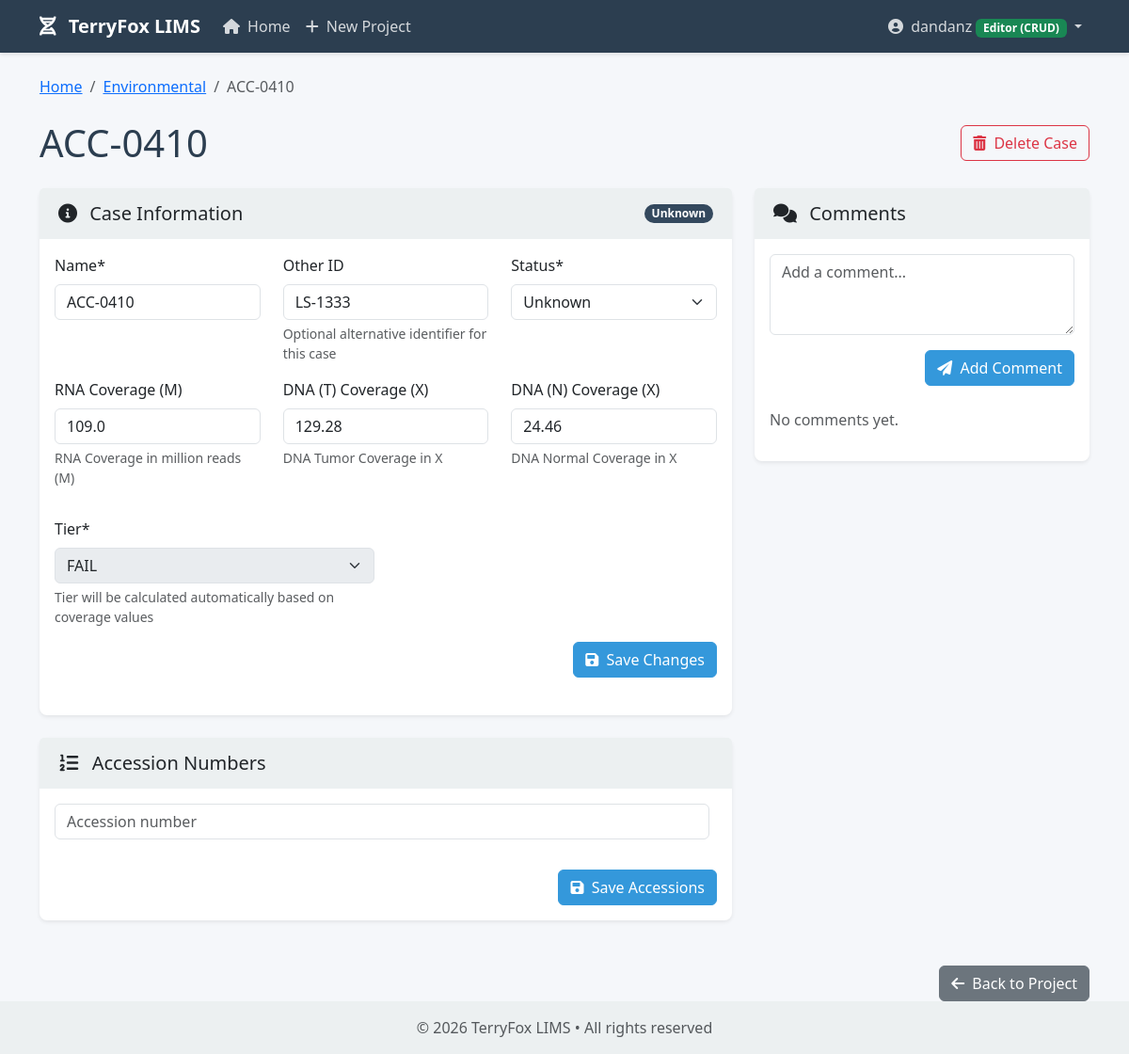
/cases/355/ (signed in), run on an earlier commit of the app's database.
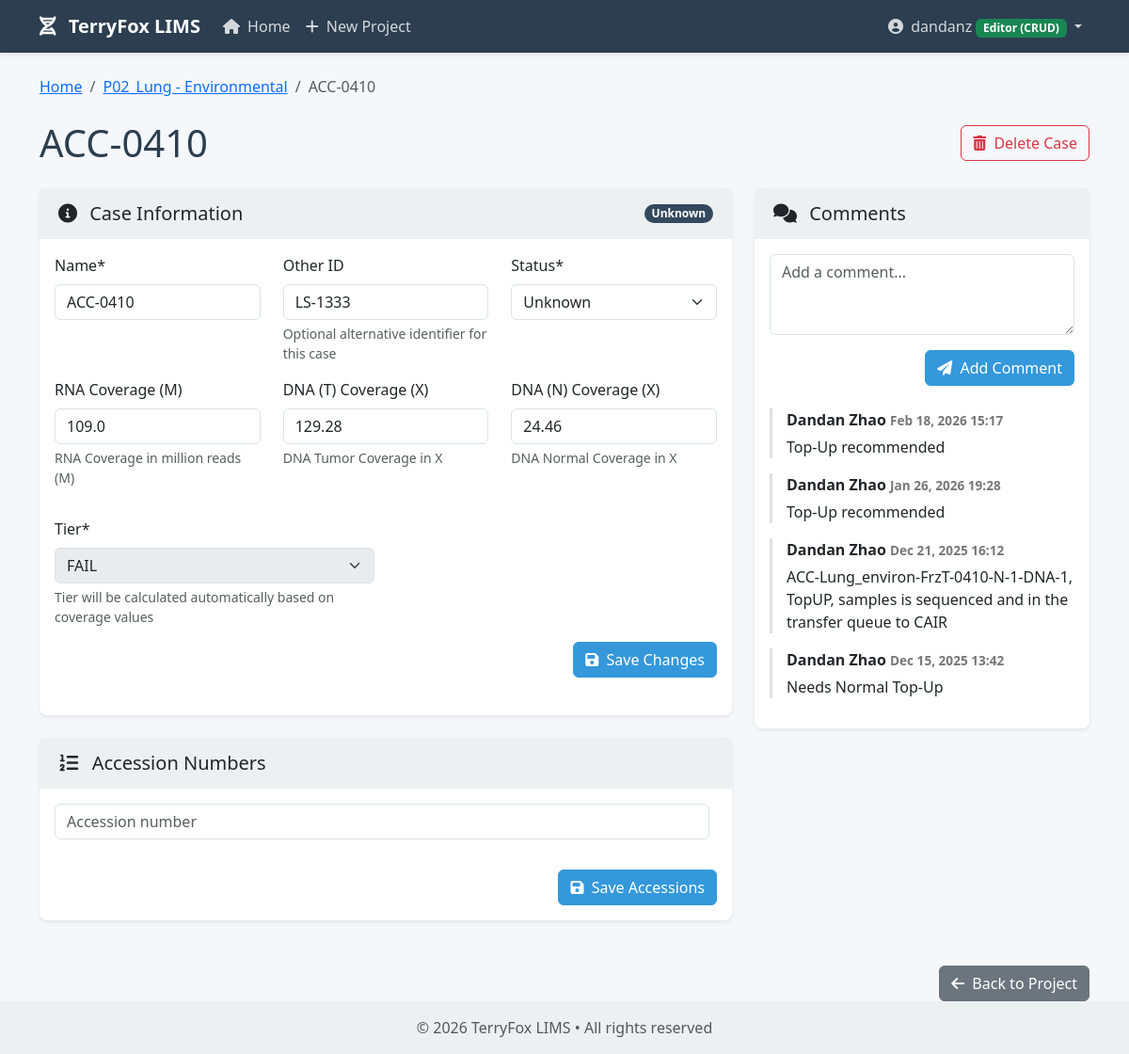
And on a later commit of the database.
### core/models.py (models this page shows, shortened)
class Project(models.Model):
    name = models.CharField(max_length=255)
    description = models.TextField(blank=True)
    project_lead = models.ForeignKey(
        ProjectLead,
        on_delete=models.SET_NULL,
        null=True,
        blank=True,
        related_name='projects',
        verbose_name=_('Project Lead')
    )
    created_at = models.DateTimeField(auto_now_add=True)
    updated_at = models.DateTimeField(auto_now=True)
    created_by = models.ForeignKey(User, on_delete=models.CASCADE, related_name='created_projects')

class Case(models.Model):
    STATUS_CREATED = 'created'
    STATUS_RECEIVED = 'received'
    STATUS_INCOMPLETE = 'incomplete'
    STATUS_UNKNOWN = 'unknown'
    STATUS_LIBRARY_PREPPED = 'library_prepped'
    STATUS_SEQUENCED = 'sequenced'
    STATUS_TRANSFERRED = 'transferred_to_nfl'
    STATUS_BIOINFO = 'bioinfo_analysis'
    STATUS_COMPLETED = 'completed'
    STATUS_CHOICES = [
        (STATUS_CREATED, _('Created')),
        (STATUS_RECEIVED, _('Received')),
        (STATUS_INCOMPLETE, _('Incomplete')),
        (STATUS_UNKNOWN, _('Unknown')),
        (STATUS_LIBRARY_PREPPED, _('Library Prepped')),
        (STATUS_SEQUENCED, _('Sequenced')),
        (STATUS_TRANSFERRED, _('Transferred to NFL')),
        (STATUS_BIOINFO, _('Bioinfo Analysis')),
        (STATUS_COMPLETED, _('Completed')),
    ]
    TIER_A = 'A'
    TIER_B = 'B'
    TIER_FA = 'FAIL'
    TIER_CHOICES = [
        (TIER_A, _('A')),
        (TIER_B, _('B')),
        (TIER_FA, _('FAIL')),
    ]
    project = models.ForeignKey(Project, on_delete=models.CASCADE, related_name='cases')
    name = models.CharField(max_length=255)
    other_id = models.CharField(max_length=255, blank=True, null=True, verbose_name=_('Other ID'))
    status = models.CharField(max_length=50, choices=STATUS_CHOICES, default=STATUS_RECEIVED)
    rna_coverage = models.FloatField(null=True, blank=True, verbose_name=_('RNA Coverage (M)'))
    dna_t_coverage = models.FloatField(null=True, blank=True, verbose_name=_('DNA (T) Coverage (X)'))
    dna_n_coverage = models.FloatField(null=True, blank=True, verbose_name=_('DNA (N) Coverage (X)'))
    tier = models.CharField(max_length=4, choices=TIER_CHOICES, default=TIER_A)
    created_at = models.DateTimeField(auto_now_add=True)
    updated_at = models.DateTimeField(auto_now=True)

class Comment(models.Model):
    case = models.ForeignKey(Case, on_delete=models.CASCADE, related_name='comments')
    text = models.TextField()
    user = models.ForeignKey(User, on_delete=models.CASCADE)
    created_at = models.DateTimeField(auto_now_add=True)

### core/views.py (the view, shortened to what this page needs)
# urls.py: path('cases/<int:case_id>/', views.case_detail, name='case_detail'),
@login_required
def case_detail(request, case_id):
    case = get_object_or_404(Case, id=case_id)
    comments = case.comments.all().order_by('-created_at')
    accessions = case.accessions.all()
    can_edit = request.user.groups.filter(name='editor').exists() or request.user.is_superuser
    comment_form = None
    case_form = None
    accession_formset = None
    if can_edit:
        if comment_form is None:
            comment_form = CommentForm()
        if case_form is None:
            case_form = CaseForm(instance=case)
        if accession_formset is None:
            accession_formset = AccessionFormSet(instance=case)
    return render(request, 'core/case_detail.html', {
        'case': case,
        'project': case.project,
        'comments': comments,
        'accessions': accessions,
        'can_edit': can_edit,
        'comment_form': comment_form,
        'case_form': case_form,
        'accession_formset': accession_formset,
    })

### core/forms.py
class CommentForm(forms.ModelForm):
    class Meta:
        model = Comment
        fields = ['text']
        widgets = {
            'text': forms.Textarea(attrs={'class': 'form-control', 'rows': 3, 'placeholder': _('Add a comment...')}),
        }
        labels = {
            'text': '',
        }

### templates/core/case_detail.html (shortened to what this page needs)
{% extends 'base.html' %}
{% load crispy_forms_tags %}
{% block content %}
<nav aria-label="breadcrumb" class="mb-4">
    <ol class="breadcrumb">
        <li class="breadcrumb-item"><a href="{% url 'home' %}">Home</a></li>
        <li class="breadcrumb-item"><a href="{% url 'project_detail' project_id=project.id %}">{{ project.name }}</a></li>
        <li class="breadcrumb-item active">{{ case.name }}</li>
    </ol>
</nav>
<div class="d-flex justify-content-between align-items-center mb-4">
    <h1 class="mb-0">{{ case.name }}</h1>
    <div>
        {% if can_edit %}
        <a href="{% url 'case_delete' case_id=case.id %}" class="btn btn-outline-danger">
            <i class="fas fa-trash-alt me-1"></i> Delete Case
        </a>
        {% endif %}
    </div>
</div>
<div class="row">
    <div class="col-lg-8 mb-4">
        <div class="card shadow-sm mb-4">
            <div class="card-header">
                <div class="d-flex justify-content-between align-items-center">
                    <h5 class="mb-0"><i class="fas fa-info-circle me-2"></i> Case Information</h5>
                    <span class="badge badge-{{ case.status }} rounded-pill">{{ case.get_status_display }}</span>
                </div>
            </div>
            <div class="card-body">
                {% if can_edit %}
                <form method="post" class="mb-4">
                    <div class="row">
                        <div class="col-md-4">
                            {{ case_form.name|as_crispy_field }}
                        </div>
                        <div class="col-md-4">
                            {{ case_form.other_id|as_crispy_field }}
                        </div>
                        <div class="col-md-4">
                            {{ case_form.status|as_crispy_field }}
                        </div>
                    </div>
                    <div class="row mb-3">
                        <div class="col-md-4">
                            {{ case_form.rna_coverage|as_crispy_field }}
                        </div>
                        <div class="col-md-4">
                            {{ case_form.dna_t_coverage|as_crispy_field }}
                        </div>
                        <div class="col-md-4">
                            {{ case_form.dna_n_coverage|as_crispy_field }}
                        </div>
                    </div>
                    <div class="row">
                        <div class="col-md-6">
                            {{ case_form.tier|as_crispy_field }}
                        </div>
                    </div>
                    <div class="text-end">
                        <button type="submit" class="btn btn-primary">
                            <i class="fas fa-save me-1"></i> Save Changes
                        </button>
                    </div>
                </form>
                {% endif %}
            </div>
        </div>
        <div class="card shadow-sm mb-4">
            <div class="card-header">
                <h5 class="mb-0"><i class="fas fa-list-ol me-2"></i> Accession Numbers</h5>
            </div>
            <div class="card-body">
                {% if can_edit %}
                <form method="post">
                    <div id="accession-forms">
                        {% for form in accession_formset %}
                            <div class="accession-form mb-2 {% if form.instance.pk %}border-start border-primary ps-2{% endif %}">
                                <div class="d-flex">
                                    <div class="flex-grow-1">
                                        {{ form.accession_number|as_crispy_field }}
                                    </div>
                                </div>
                            </div>
                        {% endfor %}
                    </div>
                    <div class="text-end mt-3">
                        <button type="submit" class="btn btn-primary">
                            <i class="fas fa-save me-1"></i> Save Accessions
                        </button>
                    </div>
                </form>
                {% endif %}
            </div>
        </div>
    </div>
    <div class="col-lg-4 mb-4">
        <div class="card shadow-sm mb-4">
            <div class="card-header">
                <h5 class="mb-0"><i class="fas fa-comments me-2"></i> Comments</h5>
            </div>
            <div class="card-body">
                {% if can_edit %}
                <form method="post" class="mb-4">
                    {{ comment_form|crispy }}
                    <div class="text-end">
                        <button type="submit" class="btn btn-primary">
                            <i class="fas fa-paper-plane me-1"></i> Add Comment
                        </button>
                    </div>
                </form>
                {% endif %}
                <div class="comments-container">
                    {% if comments %}
                        {% for comment in comments %}
                        <div class="comment mb-3">
                            <div class="comment-header">
                                <span>{{ comment.user.get_full_name|default:comment.user.username }}</span>
                                <span class="comment-time">{{ comment.created_at|date:"M d, Y H:i" }}</span>
                            </div>
                            <div class="comment-body">
                                {{ comment.text|linebreaks }}
                            </div>
                        </div>
                        {% endfor %}
                    {% else %}
                        <p class="text-muted">No comments yet.</p>
                    {% endif %}
                </div>
            </div>
        </div>
    </div>
</div>
<div class="text-end">
    <a href="{% url 'project_detail' project_id=project.id %}" class="btn btn-secondary">
        <i class="fas fa-arrow-left me-1"></i> Back to Project
    </a>
</div>
{% endblock %}

### templates/base.html (shortened to what this page needs)
<!DOCTYPE html>
<html lang="en">
<head>
    <link href="https://cdn.jsdelivr.net/npm/bootstrap@5.3.0/dist/css/bootstrap.min.css" rel="stylesheet">
    <link rel="stylesheet" href="https://cdnjs.cloudflare.com/ajax/libs/font-awesome/6.0.0/css/all.min.css">
</head>
<body>
    <nav class="navbar navbar-expand-lg navbar-dark bg-dark mb-4">
        <div class="container">
            <a class="navbar-brand" href="{% url 'home' %}">
                <i class="fas fa-dna me-2"></i> TerryFox LIMS
            </a>
            <div class="collapse navbar-collapse" id="navbarNav">
                <ul class="navbar-nav me-auto">
                    <li class="nav-item">
                        <a class="nav-link" href="{% url 'home' %}">
                            <i class="fas fa-home me-1"></i> Home
                        </a>
                    </li>
                    {% if user.is_superuser or user.groups.all.0.name == 'editor' %}
                    <li class="nav-item">
                        <a class="nav-link" href="{% url 'project_create' %}">
                            <i class="fas fa-plus me-1"></i> New Project
                        </a>
                    </li>
                    {% endif %}
                </ul>
                <ul class="navbar-nav">
                    {% if user.is_authenticated %}
                    <li class="nav-item dropdown">
                        <a class="nav-link dropdown-toggle" href="#" id="userDropdown" role="button" data-bs-toggle="dropdown">
                            <i class="fas fa-user-circle me-1"></i> {{ user.username }}
                            {% if user.is_superuser %}
                                <span class="badge bg-danger">Admin</span>
                            {% elif user.groups.all.0.name == 'viewer' %}
                                <span class="badge bg-primary">Viewer (Read Only)</span>
                            {% elif user.groups.all.0.name == 'editor' %}
                                <span class="badge bg-success">Editor (CRUD)</span>
                            {% endif %}
                        </a>
                    </li>
                    {% else %}
                    <li class="nav-item">
                        <a class="nav-link" href="{% url 'login' %}">
                            <i class="fas fa-sign-in-alt me-1"></i> Login
                        </a>
                    </li>
                    {% endif %}
                </ul>
            </div>
        </div>
    </nav>
    <div class="container">
        {% block content %}{% endblock %}
    </div>
    <footer class="footer mt-auto py-3">
        <div class="container text-center">
            <span class="text-muted">© {% now "Y" %} TerryFox LIMS • All rights reserved</span>
        </div>
    </footer>
</body>
</html>

### templates/base.html (style rules this page uses)
:root { --primary-color: #2c3e50; --secondary-color: #3498db; --accent-color: #e74c3c; --light-color: #ecf0f1; --dark-color: #2c3e50; }
body { font-family: 'Segoe UI', Tahoma, Geneva, Verdana, sans-serif; background-color: #f5f7fa; color: var(--dark-color); }
.navbar { background-color: var(--primary-color) !important; box-shadow: 0 2px 4px rgba(0, 0, 0, 0.1); }
.navbar-brand { font-weight: bold; color: white !important; }
.nav-link { color: rgba(255, 255, 255, 0.8) !important; transition: color 0.3s; }
.card { border: none; border-radius: 8px; box-shadow: 0 4px 8px rgba(0, 0, 0, 0.1); transition: transform 0.3s, box-shadow 0.3s; margin-bottom: 20px; }
.card-header { background-color: var(--light-color); border-bottom: none; font-weight: bold; padding: 15px 20px; }
.btn-primary { background-color: var(--secondary-color); border-color: var(--secondary-color); }
.footer { background-color: var(--light-color); padding: 20px 0; margin-top: 40px; }
.badge-unknown { background-color: #34495e; color: white; }
.comment { border-left: 3px solid #e0e0e0; padding-left: 15px; margin-bottom: 15px; }
.comment-header { font-weight: bold; margin-bottom: 5px; }
.comment-time { font-size: 0.85rem; color: #777; }

What changed in the data, as far as the page shows it:
changed Project: name "Environmental" → "P02_Lung - Environmental"
added Comment: user.get_full_name "Dandan Zhao", created_at "Feb 18, 2026 15:17", text "Top-Up recommended"
added Comment: user.get_full_name "Dandan Zhao", created_at "Jan 26, 2026 19:28", text "Top-Up recommended"
added Comment: user.get_full_name "Dandan Zhao", created_at "Dec 21, 2025 16:12", text "ACC-Lung_environ-FrzT-0410-N-1-DNA-1, TopUP, samples is sequenced and in the transfer queue to CAIR"
added Comment: user.get_full_name "Dandan Zhao", created_at "Dec 15, 2025 13:42", text "Needs Normal Top-Up"
Also different on the page:
text no longer shown: "No comments yet."
